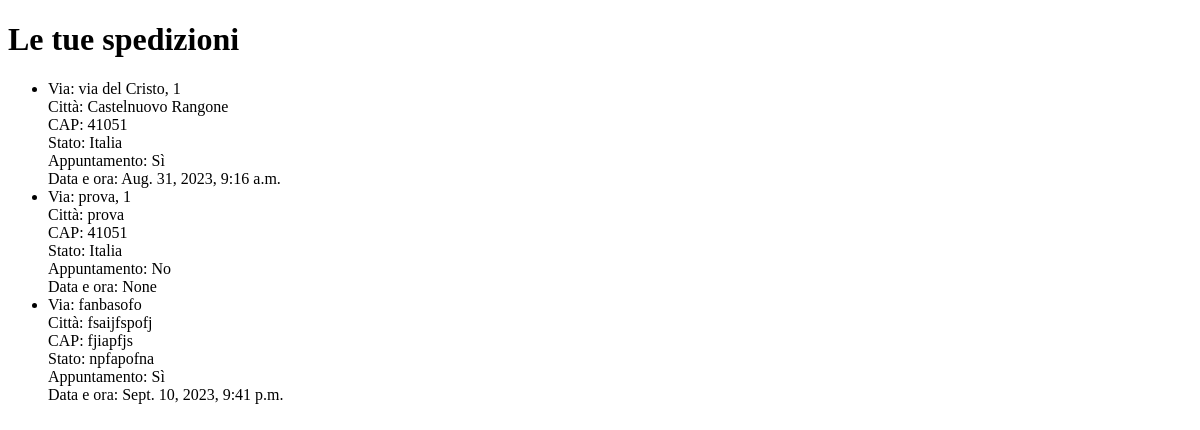
The page /spedizionilist/ (signed in) on the database as committed earlier.
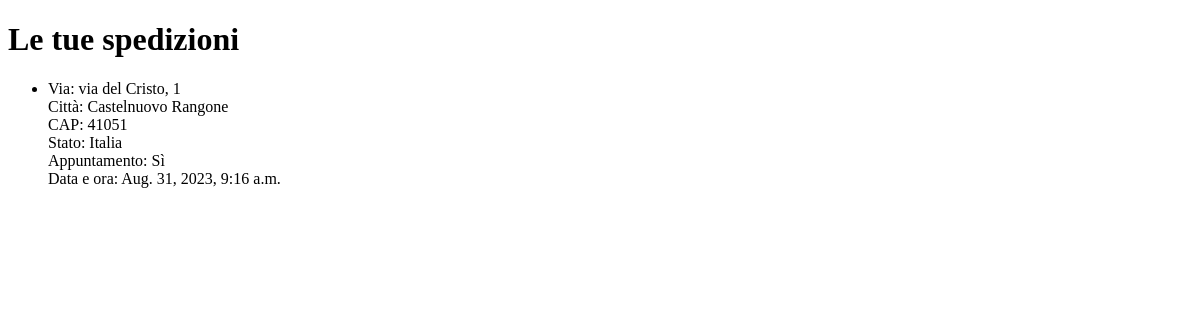
The same page on the database as committed later.
### gestione/models.py (models this page shows)
class Spedizione(models.Model):
    user = models.ForeignKey(User, on_delete=models.CASCADE)
    via = models.TextField()
    citta = models.CharField(max_length=50)
    CAP = models.CharField(max_length=20)
    stato = models.CharField(max_length=50)
    is_appuntamento = models.BooleanField()
    dataora = models.DateTimeField(null=True, blank=True)
    successful = models.BooleanField(default=False)
    class Meta:
        verbose_name_plural = "Spedizioni"

### tecweb/views.py (the view)
# urls.py: path('spedizionilist/', view_spedizioni, name='spedizioni_list'),
@login_required
def view_spedizioni(request):
    user_spedizioni = Spedizione.objects.filter(user=request.user)
    context = {'user_spedizioni': user_spedizioni}
    return render(request, 'spedizioneList.html', context)

### templates/spedizioneList.html (shortened to what this page needs)
<!DOCTYPE html>
<html>
<head>
</head>
<body>
    <h1>Le tue spedizioni</h1>
    <ul>
        {% for spedizione in user_spedizioni %}
            <li>
                Via: {{ spedizione.via }}<br>
                Città: {{ spedizione.citta }}<br>
                CAP: {{ spedizione.CAP }}<br>
                Stato: {{ spedizione.stato }}<br>
                Appuntamento: {% if spedizione.is_appuntamento %}Sì{% else %}No{% endif %}<br>
                Data e ora: {{ spedizione.dataora }}<br>
            </li>
        {% endfor %}
    </ul>
</body>
</html>

Rows that differ between the two databases and show on the page:
removed Spedizione: via "prova, 1", citta "prova", CAP "41051", stato "Italia", is_appuntamento "No", dataora "None"
removed Spedizione: via "fanbasofo", citta "fsaijfspofj", CAP "fjiapfjs", stato "npfapofna", is_appuntamento "Sì", dataora "Sept. 10, 2023, 9:41 p.m."
